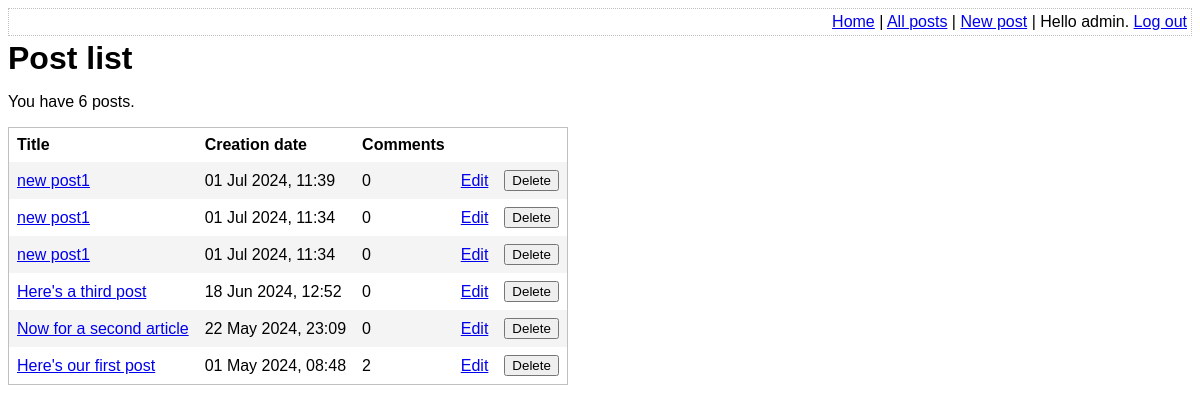
The app's page /list-posts.php (signed in), older data.
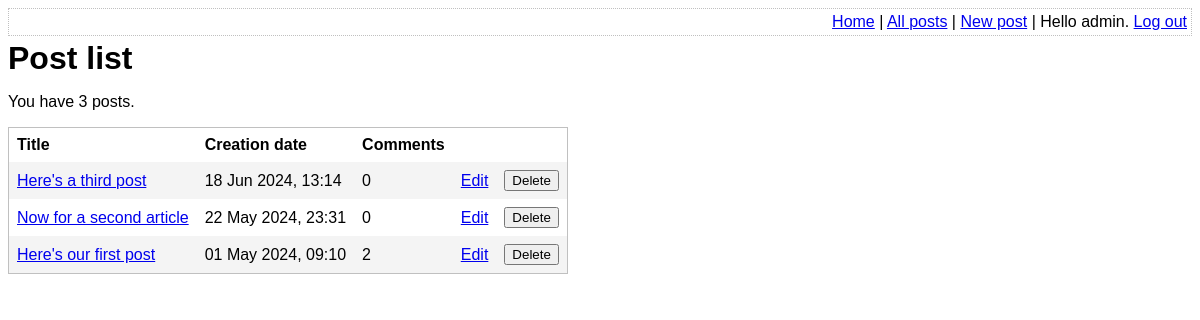
The same page, newer data.
### tables this page shows
CREATE TABLE post (
	id INTEGER PRIMARY KEY AUTOINCREMENT NOT NULL,
	title VARCHAR NOT NULL,
	body VARCHAR NOT NULL,
	user_id INTEGER NOT NULL,
	created_at VARCHAR NOT NULL,
	updated_at VARCHAR,
	FOREIGN KEY (user_id) REFERENCES user(id)
);

### lib/common.php (called while the page is built, shortened)
<?php
function htmlEscape($html)
{
    return htmlspecialchars($html, ENT_HTML5, 'UTF-8');
}
function convertSqlDate($sqlDate)
{
    $date = DateTime::createFromFormat('Y-m-d H:i:s', $sqlDate);
    return $date->format('d M Y, H:i');
}
function getAllPosts(PDO $pdo)
{
    $stmt = $pdo->query(
        'SELECT
            id, title, created_at, body,
            (SELECT COUNT(*) FROM comment WHERE comment.post_id = post.id) comment_count
        FROM
            post
        ORDER BY
            created_at DESC'
    );
    return $stmt->fetchAll(PDO::FETCH_ASSOC);
}
function getAuthUser()
{
    return isLoggedIn() ? $_SESSION['logged_in_username'] : null;
}
function isLoggedIn()
{
    return isset($_SESSION['logged_in_username']);
}

### list-posts.php (the view, shortened to what this page needs)
<?php
require_once 'lib/common.php';
$pdo = getPDO();
$posts = getAllPosts($pdo);
?>
<!DOCTYPE html>
<html>
    <head>
        <?php require 'templates/head.php' ?>
    </head>
    <body>
        <?php require 'templates/top-menu.php' ?>
        <h1>Post list</h1>
        <p>You have <?php echo count($posts) ?> posts.
        <form method="post">
            <table id="post-list">
                <thead>
                    <tr>
                        <th>Title</th>
                        <th>Creation date</th>
                        <th>Comments</th>
                        <th />
                        <th />
                    </tr>
                </thead>
                <tbody>
                    <?php foreach ($posts as $post): ?>
                        <tr>
                            <td>
                                <a
                                    href="view-post.php?post_id=<?php echo $post['id']?>"
                                ><?php echo htmlEscape($post['title']) ?></a>
                            </td>
                            <td>
                                <?php echo convertSqlDate($post['created_at']) ?>
                            </td>
                            <td>
                                <?php echo $post['comment_count'] ?>
                            </td>
                            <td>
                                <a href="edit-post.php?post_id=<?php echo $post['id']?>">Edit</a>
                            </td>
                            <td>
                                <input
                                    type="submit"
                                    name="delete-post[<?php echo $post['id']?>]"
                                    value="Delete"
                                />
                            </td>
                        </tr>
                    <?php endforeach ?>
                </tbody>
            </table>
        </form>
    </body>
</html>

### templates/head.php (shortened to what this page needs)
<link rel="stylesheet" type="text/css" href="assets/main.css" />

### templates/top-menu.php
<div class="top-menu">
    <div class="menu-options">
        <?php if (isLoggedIn()): ?>
            <a href="index.php">Home</a>
            |
            <a href="list-posts.php">All posts</a>
            |
            <a href="edit-post.php">New post</a>
            |
            Hello <?php echo htmlEscape(getAuthUser()) ?>.
            <a href="logout.php">Log out</a>
        <?php else: ?>
            <a href="login.php">Log in</a>
        <?php endif ?>
    </div>
</div>

### assets/main.css (style rules this page uses)
.top-menu { border: 1px dotted silver; min-height: 18px; padding: 4px; margin-bottom: 4px; }
.menu-options { float: right; }
h1, h2, h3 { margin-top: 0; margin-bottom: 8px; }
body { font-family: sans-serif; }
#post-list { border-collapse: collapse; border: 1px solid silver; }
#post-list td, #post-list th { padding: 8px; text-align: left; }
#post-list tbody tr:nth-child(odd) { background-color: #f4f4f4; }

Row changes from the older to the newer data that the page shows:
removed post: title "new post1", created_at "01 Jul 2024, 11:39", comment_count "0"
removed post: title "new post1", created_at "01 Jul 2024, 11:34", comment_count "0"
removed post: title "new post1", created_at "01 Jul 2024, 11:34", comment_count "0"
changed post "Here's a third post": created_at "18 Jun 2024, 12:52" → "18 Jun 2024, 13:14"
changed post "Now for a second article": created_at "22 May 2024, 23:09" → "22 May 2024, 23:31"
changed post "Here's our first post": created_at "01 May 2024, 08:48" → "01 May 2024, 09:10"
Text that changed along with them:
count($posts): "6" → "3"
